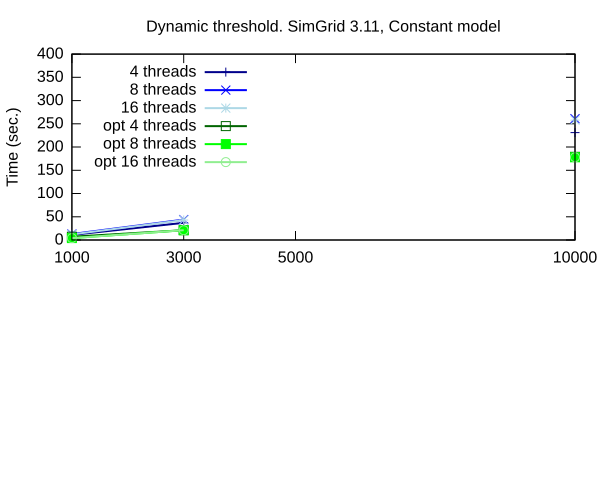

This figure's gnuplot source:
set terminal svg
set output 'dynamic_threshold.svg'
set title 'Dynamic threshold. SimGrid 3.11, Constant model'
#set xrange [ 1000:1000000]
set xtics (0,1000,3000,5000,10000)
set yrange [ 0:400]

set ylabel 'Nodes'
set ylabel 'Time (sec.)'
set key left top
set size 1,0.5
set origin 0,0.5
set bmargin 0
plot \
'optimization3.dat' using 1:($2) with linespoints lc rgb('dark-blue') lw 2 title '4 threads', \
'optimization3.dat' using 1:($3) with linespoints lc rgb('blue') lw 2 title '8 threads', \
'optimization3.dat' using 1:($4) with linespoints lc rgb('light-blue') lw 2 title '16 threads',\
'optimization3_part2.dat' using 1:($2) with linespoints lc rgb('dark-green') lw 2 title 'opt 4 threads', \
'optimization3_part2.dat' using 1:($3) with linespoints lc rgb('green') lw 2 title 'opt 8 threads', \
'optimization3_part2.dat' using 1:($4) with linespoints lc rgb('light-green') lw 2 title 'opt 16 threads'

set output
